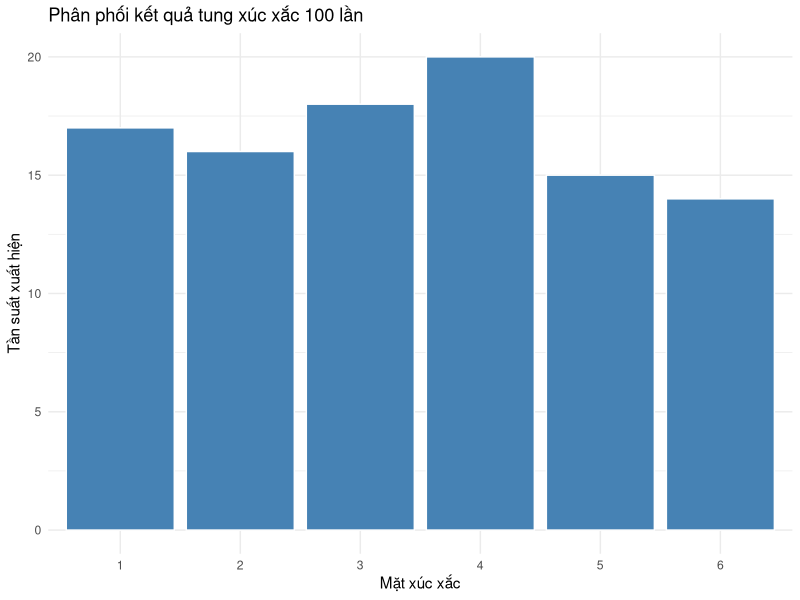
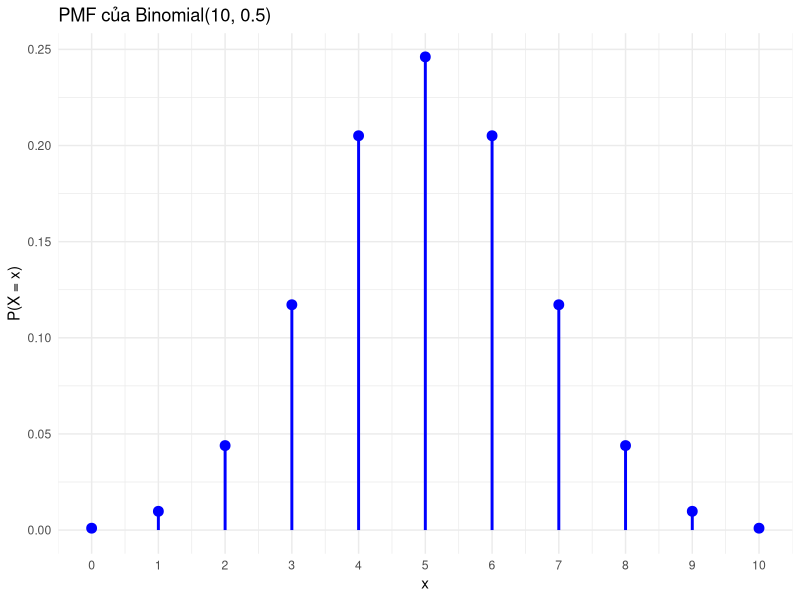
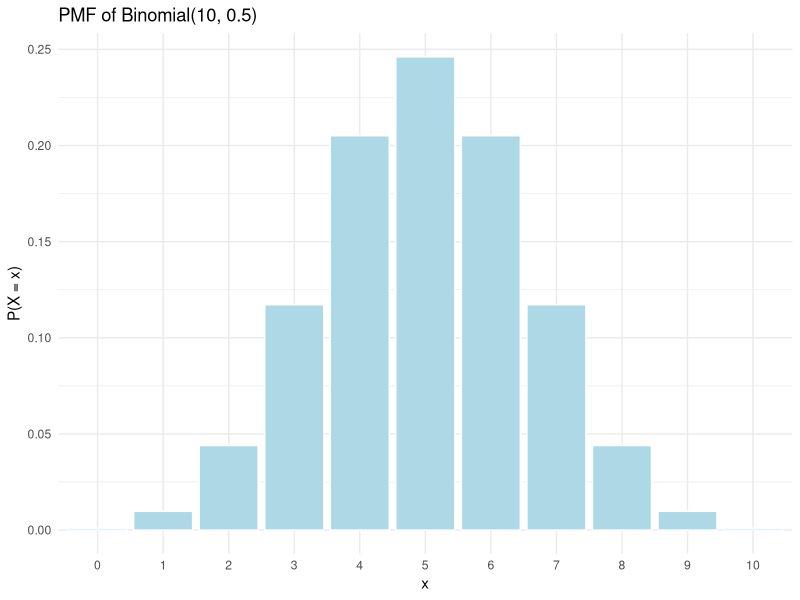
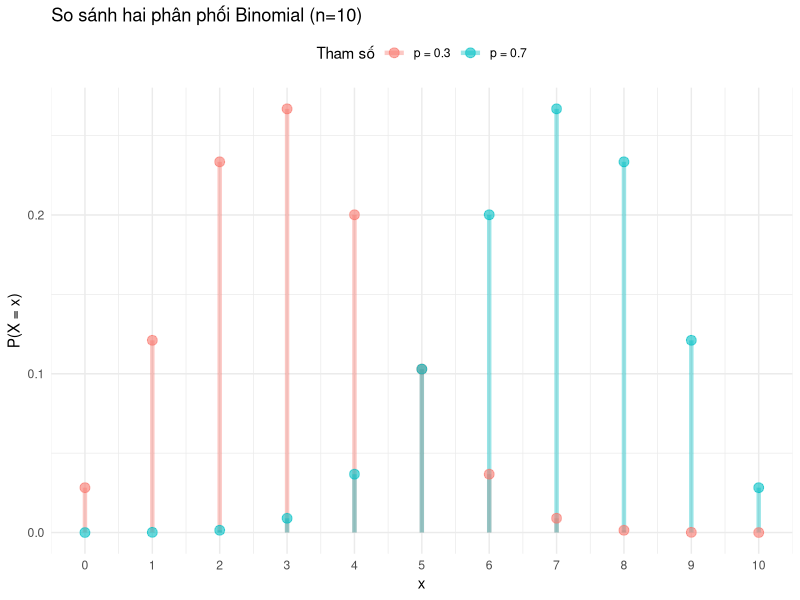
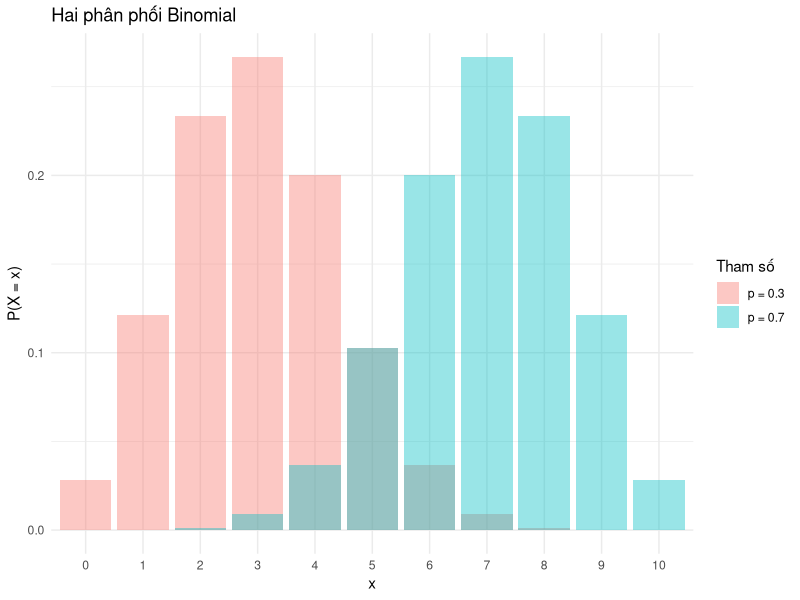
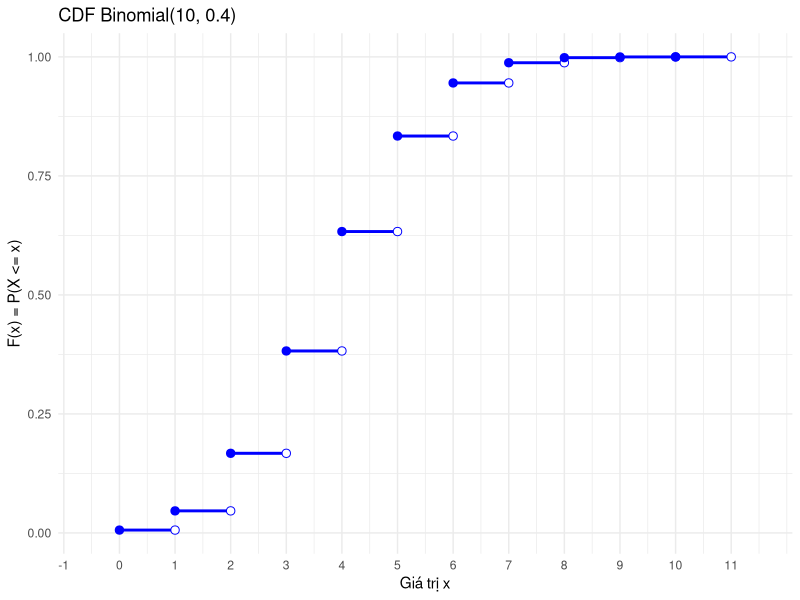
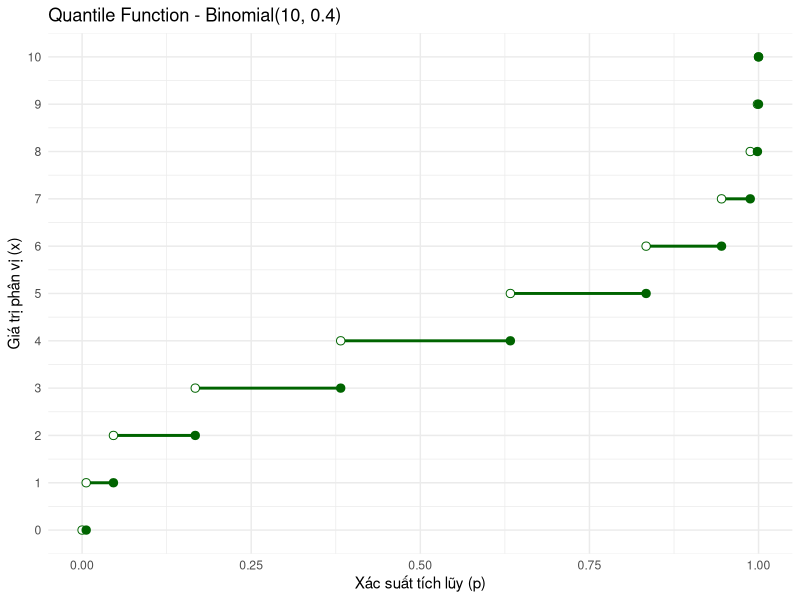
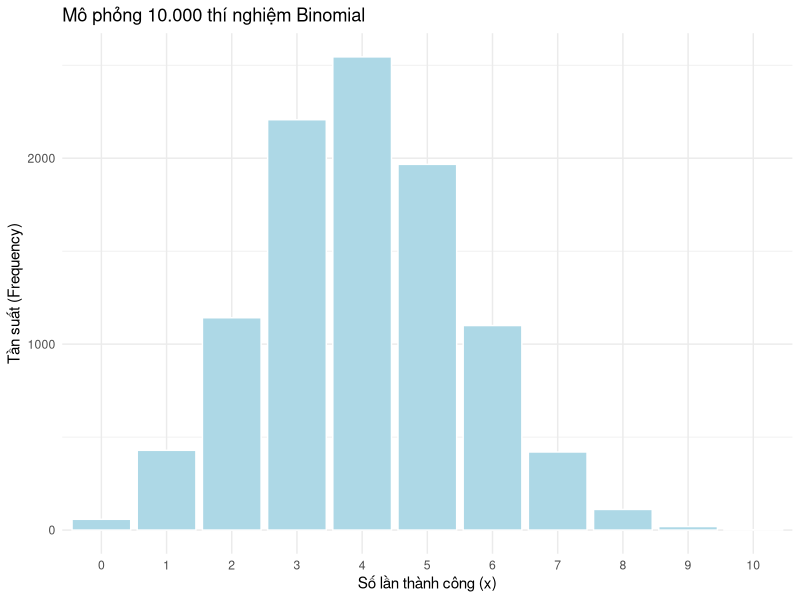

These charts were generated, in order, by the following R code:
# 14/5 - 24KDL
# Chương 3: TÍNH TOÁN VÀ TRỰC QUAN CÁC PHÂN PHỐI XÁC SUẤT TRONG R

# ─────────────────────────────────────────────
# I. Phân phối rời rạc (Discrete Distribution)
# ─────────────────────────────────────────────

library(tidyr)
library(dplyr)
library(ggplot2)
library(patchwork)

### 1. Phân phối đều rời rạc ------------------------
# sample(x, size, replace = FALSE, prob = NULL)
# x: vector phần tử để chọn hoặc số nguyên dương
# size: số lượng mục để lựa chọn
# replace: có hoàn lại (TRUE) hay không (FALSE, mặc định)
# prob: vector trọng số xác suất

set.seed(2025)
mat_xuc_xac <- c(1, 2, 3, 4, 5, 6)
sample(mat_xuc_xac, 1)   # tung xúc xắc 1 lần

# Tung xúc xắc 100 lần và trực quan hóa
thi_nghiem <- sample(mat_xuc_xac, size = 100, replace = TRUE)

df_thi_nghiem <- tibble(mat_so = thi_nghiem)

thong_ke <- df_thi_nghiem %>%
  count(mat_so)
thong_ke

ggplot(df_thi_nghiem, aes(x = factor(mat_so))) +
  geom_bar(fill = "steelblue", color = "white") +
  labs(
    title = "Phân phối kết quả tung xúc xắc 100 lần",
    x = "Mặt xúc xắc",
    y = "Tần suất xuất hiện"
  ) +
  theme_minimal()

### 2. Phân phối nhị thức ----------------------------
## 2.1. Giới thiệu *binom() trong R
# X ~ Binom(size = 10, prob = 0.3)
# dbinom(x, size, prob) - PMF: P(X = x)
# pbinom(q, size, prob) - CDF: P(X <= q)
# qbinom(p, size, prob) - Quantile: giá trị k nhỏ nhất sao cho P(X<=k) >= p
# rbinom(n, size, prob) - Sinh mẫu ngẫu nhiên

dbinom(5, size = 10, prob = 0.3)   # P(X = 5)
pbinom(5, size = 10, prob = 0.3)   # P(X <= 5)
rbinom(100, size = 10, prob = 0.3) # 100 lần thí nghiệm, mỗi lần tung 10 lần

## 2.2. Tính toán xác suất cho phân phối Nhị thức
# X ~ Binom(10, 0.5)
dbinom(3, size = 10, prob = 0.5)   # P(X = 3)
pbinom(3, size = 10, prob = 0.5)   # P(X <= 3)

# Bảng quy tắc khi F rời rạc:
# P(X = t)          -> dF(t,...)
# P(X <= t)         -> pF(t,...)
# P(X < t)          -> pF(t-1,...)
# P(X >= t)         -> 1 - pF(t-1,...)
# P(X > t)          -> 1 - pF(t,...)
# P(a <= X <= b)    -> pF(b,...) - pF(a-1,...)
# P(a < X <= b)     -> pF(b,...) - pF(a,...)
# P(a <= X < b)     -> pF(b-1,...) - pF(a-1,...)
# P(a < X < b)      -> pF(b-1,...) - pF(a,...)
# F^-1(c)           -> qF(c,...)

## 2.3. Trực quan hàm pmf của phân phối Nhị thức
# Dùng geom_segment() và geom_point()
df_binom <- tibble(
  x = 0:10,
  y = dbinom(0:10, size = 10, prob = 0.5)
)
ggplot(df_binom, aes(x = x, y = y)) +
  geom_segment(aes(xend = x, yend = 0), color = "blue", linewidth = 1) +
  geom_point(color = "blue", size = 3) +
  labs(title = "PMF của Binomial(10, 0.5)", x = "x", y = "P(X = x)") +
  scale_x_continuous(breaks = 0:10) +
  theme_minimal()

# Dùng geom_col()
ggplot(df_binom, aes(x = factor(x), y = y)) +
  geom_col(fill = "lightblue", color = "white") +
  labs(title = "PMF of Binomial(10, 0.5)", x = "x", y = "P(X = x)") +
  theme_minimal()

# So sánh nhiều pmf trong cùng một plot (long format)
df_compare <- tibble(
  x = rep(0:10, 2),
  prob = c(dbinom(0:10, 10, 0.3), dbinom(0:10, 10, 0.7)),
  p_val = rep(c("p = 0.3", "p = 0.7"), each = 11)
)
ggplot(df_compare, aes(x = x, y = prob, color = p_val)) +
  geom_segment(aes(xend = x, yend = 0), linewidth = 1.5, alpha = 0.4) +
  geom_point(size = 3, alpha = 0.6) +
  scale_x_continuous(breaks = 0:10) +
  labs(title = "So sánh hai phân phối Binomial (n=10)",
       x = "x", y = "P(X = x)", color = "Tham số") +
  theme_minimal() +
  theme(legend.position = "top")

ggplot(df_compare, aes(x = factor(x), y = prob, fill = p_val)) +
  geom_col(position = "identity", alpha = 0.4) +
  labs(title = "Hai phân phối Binomial", x = "x", y = "P(X = x)", fill = "Tham số") +
  theme_minimal()

### 3. Phân phối Bernoulli ---------------------------
# Không có hàm riêng, dùng phân phối nhị thức với size = 1
# dbinom(x, size = 1, prob); pbinom(); qbinom(); rbinom()


### 4. Phân phối Hình học (Geometric) ----------------
# P(X=k) = (1-p)^(k-1) * p, k = 1,2,3,...
# E(X) = 1/p ; Var(X) = (1-p)/p^2
# Trong R: X là số lần THẤT BẠI trước thành công đầu tiên (X = 0,1,2,...)
# dgeom(x, prob); pgeom(q, prob); qgeom(p, prob); rgeom(n, prob)

### 5. Phân phối Poisson -----------------------------
# P(X=k) = e^(-lambda) * lambda^k / k! , k=0,1,2,...
# E(X) = Var(X) = lambda
# dpois(x, lambda); ppois(q, lambda); qpois(p, lambda); rpois(n, lambda)

### 6. Trực quan hàm cdf và quantile -----------------
## 6.1. Trực quan hàm cdf
# CHÚ Ý: trực quan cdf bằng geom_segment/geom_point như pmf là SAI về mặt lý thuyết
# vì CDF phải là hàm bậc thang (step function), không phải các điểm rời rạc đơn lẻ.

# Cách đúng: X ~ Binom(10, 0.4)
tibble(
  x = 0:10,
  cdf = pbinom(0:10, size = 10, prob = 0.4)
) %>%
  ggplot() +
  geom_segment(aes(x = x, xend = x + 1, y = cdf, yend = cdf),
               color = "blue", linewidth = 1) +
  geom_point(aes(x = x + 1, y = cdf), shape = 21, fill = "white",
             color = "blue", size = 2.5) +
  geom_point(aes(x = x, y = cdf), color = "blue", size = 2.5) +
  scale_x_continuous(breaks = -1:11, limits = c(-0.5, 11.5)) +
  labs(title = "CDF Binomial(10, 0.4)", x = "Giá trị x", y = "F(x) = P(X <= x)") +
  theme_minimal()

## 6.2. Trực quan hàm quantile
# Q(p) là hàm ngược của CDF, liên tục trái (khác CDF liên tục phải)
gia_tri <- 0:10
p_points <- c(0, pbinom(gia_tri, size = 10, prob = 0.4))
p_trai <- p_points[1:length(p_points) - 1]
p_phai <- p_points[2:length(p_points)]

tibble(gia_tri, p_trai, p_phai) %>%
  ggplot() +
  geom_segment(aes(y = gia_tri, x = p_trai, yend = gia_tri, xend = p_phai),
               linewidth = 1, color = "darkgreen") +
  geom_point(aes(x = p_trai, y = gia_tri),
             shape = 21, fill = "white", color = "darkgreen", size = 2.5) +
  geom_point(aes(x = p_phai, y = gia_tri),
             color = "darkgreen", fill = "darkgreen", size = 2.5) +
  scale_y_continuous(breaks = 0:10) +
  labs(title = "Quantile Function - Binomial(10, 0.4)",
       x = "Xác suất tích lũy (p)", y = "Giá trị phân vị (x)") +
  theme_minimal()

### 7. Trực quan bốn hàm probs trong R ---------------
## 7.1. Thực tế hóa lý thuyết
# sample(): mô phỏng đơn lẻ (discrete uniform, chọn 1/nhiều phần tử từ tập hợp)
# rbinom(): mô phỏng một quá trình - "tung đồng xu size lần, đếm số ngửa"
sample(c("S", "N"), size = 10, replace = TRUE)   # kết quả từng lần tung
rbinom(n = 1, size = 10, prob = 0.5)             # tổng số lần ngửa trong 10 lần tung

## 7.2. Lưu ý tham số
# size: số phép thử Bernoulli trong MỘT thí nghiệm
# n: số lần LẶP LẠI cả thí nghiệm đó

# Minh họa Luật số lớn
samples <- rbinom(10000, size = 10, prob = 0.4)
mean(samples)   # hội tụ về E(X) = size*prob = 4

ggplot(tibble(samples = samples), aes(x = factor(samples))) +
  geom_bar(fill = "lightblue", color = "white") +
  labs(title = "Mô phỏng 10.000 thí nghiệm Binomial",
       x = "Số lần thành công (x)", y = "Tần suất (Frequency)") +
  theme_minimal()

## 7.3. Trực quan 4 hàm phân phối trong cùng một plot
n <- 10; p <- 0.4; x_v <- 0:n; pb <- pbinom(x_v, n, p)
df <- tibble(x = x_v, pmf = dbinom(x_v, n, p), cdf = pb)
df_q <- tibble(y = x_v, p_start = c(0, pb[-(n+1)]), p_end = pb)

p1 <- ggplot(df, aes(x, pmf)) +
  geom_col(fill = "lightblue", color = "white") +
  labs(title = "Hàm khối xác suất (dbinom)", y = "P(X=x)") +
  scale_x_continuous(breaks = x_v)

p2 <- ggplot(tibble(s = rbinom(1000, n, p)), aes(s)) +
  geom_bar(fill = "coral", color = "white") +
  labs(title = "Mô phỏng 1.000 lần (rbinom)", y = "Tần suất", x = "x") +
  scale_x_continuous(breaks = seq(0, 10, 1))

p3 <- ggplot(df, aes(x, cdf)) +
  geom_segment(aes(xend = x + 1, yend = cdf), color = "blue") +
  geom_point(aes(x = x + 1), shape = 21, fill = "white", color = "blue") +
  geom_point(color = "blue") +
  labs(title = "Hàm xác suất tích lũy (pbinom)", y = "F(x) = p") +
  scale_x_continuous(breaks = seq(0, 10, 1))

p4 <- ggplot(df_q, aes(y = y)) +
  geom_segment(aes(x = p_start, xend = p_end, yend = y), color = "darkgreen") +
  geom_point(aes(x = p_start), shape = 21, fill = "white", color = "darkgreen") +
  geom_point(aes(x = p_end), color = "darkgreen") +
  labs(title = "Hàm quantile (qbinom)", x = "F(x) = p", y = "x") +
  scale_y_continuous(breaks = seq(0, 10, 1))

(p1 | p2) / (p3 | p4) &
  theme_minimal() &
  theme(panel.grid = element_blank())


# ─────────────────────────────────────────────
# II. Phân phối liên tục (Continuous Distribution)
# ─────────────────────────────────────────────

### 8. Các phân phối liên tục cơ bản -----------------
## 8.1. Phân phối Đều (Uniform)
# f(x) = 1/(b-a), a<=x<=b ; E(X)=(a+b)/2 ; Var(X)=(b-a)^2/12
# dunif(x, min, max); punif(); qunif(); runif()

## 8.2. Phân phối Mũ (Exponential)
# f(x) = lambda*e^(-lambda*x), x>=0 ; E(X)=1/lambda ; Var(X)=1/lambda^2
# dexp(x, rate); pexp(); qexp(); rexp()

## 8.3. Phân phối Chuẩn (Normal)
# f(x) = 1/sqrt(2*pi*sigma^2) * exp(-(x-mu)^2/(2*sigma^2))
# dnorm(x, mean, sd); pnorm(); qnorm(); rnorm()


### 9. Tính toán cơ bản với phân phối liên tục -------
# Bảng quy tắc khi F liên tục:
# f_X(t)                     -> dF(t,...)
# P(X<=t) = P(X<t)           -> pF(t,...)
# P(a<=X<=b) (mọi biên)      -> pF(b,...) - pF(a,...)
# P(X>=a) = P(X>a)           -> 1 - pF(a,...)
# F^-1(c)                    -> qF(c,...)

### 10. Trực quan phân phối liên tục -----------------
## 10.1. Làm quen với geom_function()
# geom_function(mapping, data, fun, xlim, n = 101, args = list(), ...)

ggplot() +
  xlim(-3, 3) +
  geom_function(fun = function(x) x^2, color = "blue", linewidth = 1) +
  labs(title = "Hàm f(x) = x^2", y = "f(x)")

ggplot() +
  xlim(-pi, pi) +
  geom_function(fun = sin, color = "blue", linewidth = 1) +
  labs(title = "Hàm f(x) = sin(x)", y = "f(x)") +
  theme_minimal()

# Nhiều hàm trong cùng một đồ thị
ggplot() +
  geom_function(fun = function(x) x^2, aes(color = "x^2"), linewidth = 1) +
  geom_function(fun = function(x) x^3, aes(color = "x^3"), linewidth = 1) +
  xlim(-3, 3) +
  labs(title = "So sánh f(x) = x^2 và g(x) = x^3", x = "x", y = "Giá trị hàm", color = "Hàm số") +
  scale_color_manual(values = c("x^2" = "blue", "x^3" = "red")) +
  theme_minimal()

## 10.2. Trực quan phân phối liên tục
# X ~ N(mu=15, sigma^2=3^2)
ggplot() +
  geom_function(fun = dnorm, args = list(mean = 15, sd = 3),
                xlim = c(4, 26), color = "blue", linewidth = 1) +
  labs(title = "PDF của Normal(15, 3^2)", x = "X", y = "f(x)") +
  theme_minimal()

ggplot() +
  geom_function(fun = pnorm, args = list(mean = 15, sd = 3),
                xlim = c(4, 26), color = "red", linewidth = 1) +
  labs(title = "CDF của Normal(15, 3^2)", x = "X", y = "f(x)") +
  theme_minimal()

ggplot() +
  geom_function(fun = qnorm, args = list(mean = 15, sd = 3),
                xlim = c(0, 1), color = "darkgreen", linewidth = 1) +
  labs(title = "Hàm phân vị của Normal(15, 3^2)",
       x = "Xác suất tích lũy (p)", y = "Giá trị phân vị (x)") +
  theme_minimal()

# 4 hàm phân phối chuẩn tắc trong cùng một plot
p1 <- ggplot() +
  geom_function(fun = dnorm, args = list(mean = 0, sd = 1),
                xlim = c(-4, 4), color = "blue", linewidth = 1) +
  labs(title = "Hàm mật độ xác suất (dnorm)", x = "Giá trị (x)", y = "f(x)") +
  theme_minimal()

df_sim <- tibble(val = rnorm(1000, mean = 0, sd = 1))
p2 <- ggplot(df_sim, aes(x = val)) +
  geom_histogram(aes(y = after_stat(density)), fill = "coral", color = "white") +
  geom_density(color = "blue", linewidth = 1) +
  labs(title = "Mô phỏng 1.000 mẫu (rnorm)", x = "Giá trị mô phỏng", y = "Mật độ") +
  theme_minimal()

p3 <- ggplot() +
  geom_function(fun = pnorm, args = list(mean = 0, sd = 1),
                xlim = c(-4, 4), color = "red", linewidth = 1) +
  labs(title = "Hàm tích lũy (pnorm)", x = "Giá trị (x)", y = "F(x)") +
  theme_minimal()

p4 <- ggplot() +
  geom_function(fun = qnorm, args = list(mean = 0, sd = 1),
                xlim = c(0, 1), color = "darkgreen", linewidth = 1) +
  labs(title = "Hàm phân vị (qnorm)", x = "Xác suất tích lũy (p)", y = "Giá trị (x)") +
  theme_minimal()

(p1 | p2) / (p3 | p4)


# ─────────────────────────────────────────────
# BÀI TẬP
# ─────────────────────────────────────────────

#========================================#
#Bài tập 1.1: Mô phỏng 1000 lần tung xúc xắc và kiểm tra xác suất lý thuyết
set.seed(2025)
mo_phong_1000 <- sample(x = 1:6, size = 1000, replace = T)

thong_ke_1000 <- tibble(mat_so = mo_phong_1000) %>% 
  count(mat_so) %>% 
  rename(tan_so = n) %>% 
  mutate(tan_suat = tan_so / sum(tan_so),
         chenh_lech = tan_suat - 1/6)

thong_ke_1000 %>% 
  ggplot(aes(x = factor(mat_so), y = tan_suat)) +
  geom_col(fill = "steelblue") + 
  geom_hline(yintercept = 1/6, linetype = "dashed", color = "red") +
  theme_minimal()

# Barplot cho 10.000, 100.000, 1.000.000 lần tung
ve_barplot <- function(size) {
  mo_phong <- sample(x = 1:6, size = size, replace = T)
  
  tibble(mat_so = mo_phong) %>%
    ggplot(aes(x = factor(mat_so))) +
    geom_bar(fill = "steelblue") + 
    geom_hline(yintercept = size/6, linetype = "dashed", color = "red") +
    theme_minimal()
}

ve_barplot(1000)
ve_barplot(10000)
ve_barplot(100000)
ve_barplot(1000000)

#Bài tập 1.2: Mô phỏng xúc xắc hai lần liên tiếp
set.seed(2025)
lan1 <- sample(mat_xuc_xac, size = 100, replace = TRUE)
lan2 <- sample(mat_xuc_xac, size = 100, replace = TRUE)

# Thống kê tần suất từng lần
tibble(mat_so = lan1) %>% count(mat_so)
tibble(mat_so = lan2) %>% count(mat_so)

ggplot(tibble(mat_so = lan1), aes(x = factor(mat_so))) +
  geom_bar(fill = "steelblue", color = "white") +
  labs(title = "Lần 1", x = "Mặt xúc xắc", y = "Tần suất") +
  theme_minimal()

ggplot(tibble(mat_so = lan2), aes(x = factor(mat_so))) +
  geom_bar(fill = "coral", color = "white") +
  labs(title = "Lần 2", x = "Mặt xúc xắc", y = "Tần suất") +
  theme_minimal()
# --> Nhận xét: phân phối tương đối đều nhau giữa các mặt xúc xắc.

# Biến tong: tổng số mặt xúc xắc của lần 1 và lần 2
tong <- lan1 + lan2
tibble(tong = tong) %>%
  count(tong) %>%
  mutate(xac_suat = n / sum(n))

ggplot(tibble(tong = tong), aes(x = factor(tong))) +
  geom_bar(fill = "darkgreen", color = "white") +
  labs(title = "Tổng hai lần tung xúc xắc", x = "Tổng", y = "Tần suất") +
  theme_minimal()

# Trực quan hóa biến tong với số lần mô phỏng khác nhau
ve_tong <- function(n) {
  l1 <- sample(mat_xuc_xac, size = n, replace = TRUE)
  l2 <- sample(mat_xuc_xac, size = n, replace = TRUE)
  ggplot(tibble(tong = l1 + l2), aes(x = factor(tong))) +
    geom_bar(fill = "darkgreen", color = "white") +
    labs(title = paste("Tổng 2 lần tung,", n, "lần mô phỏng"),
         x = "Tổng", y = "Tần suất") +
    theme_minimal()
}
ve_tong(1000)
ve_tong(10000)
ve_tong(100000)
# --> Nhận xét: khi số lần mô phỏng tăng, phân phối của "tong" càng rõ dạng
#     hình tam giác (giống phân phối tam giác), tập trung quanh giá trị 7.

#========================================#
#Bài tập 2.1: n = 8, p = 0.7
n <- 8; p <- 0.7
pbinom(3, size = n, prob = p)              # P(X <= 3)
1 - pbinom(2, size = n, prob = p)          # P(X >= 3)
pbinom(2, size = n, prob = p)              # P(X < 3)
dbinom(3, size = n, prob = p)              # P(X = 3)
pbinom(5, size = n, prob = p) - pbinom(2, size = n, prob = p)  # P(3<=X<=5)

#Bài tập 2.2: n = 9, p = 0.3
n <- 9; p <- 0.3
dbinom(2, size = n, prob = p)              # P(x = 2)
pbinom(1, size = n, prob = p)              # P(x < 2)
1 - pbinom(2, size = n, prob = p)          # P(x > 2)
pbinom(4, size = n, prob = p) - pbinom(1, size = n, prob = p)  # P(2<=x<=4)

#========================================#
#Bài tập 2.3: n=8,p=0.7 và n=9,p=0.3
tibble(x = 0:8, y = dbinom(0:8, size = 8, prob = 0.7)) %>%
  ggplot(aes(x = x, y = y)) +
  geom_segment(aes(xend = x, yend = 0), color = "blue", linewidth = 1) +
  geom_point(color = "blue", size = 3) +
  labs(title = "PMF của Binomial(8, 0.7)", x = "x", y = "P(X = x)") +
  scale_x_continuous(breaks = 0:8) +
  theme_minimal()

tibble(x = 0:9, y = dbinom(0:9, size = 9, prob = 0.3)) %>%
  ggplot(aes(x = x, y = y)) +
  geom_segment(aes(xend = x, yend = 0), color = "darkred", linewidth = 1) +
  geom_point(color = "darkred", size = 3) +
  labs(title = "PMF của Binomial(9, 0.3)", x = "x", y = "P(X = x)") +
  scale_x_continuous(breaks = 0:9) +
  theme_minimal()

#Bài tập 2.4:
# (1) Cùng size = 20, các p khác nhau
tibble(
  x = rep(0:20, 3),
  y = c(dbinom(0:20, 20, 0.4),
        dbinom(0:20, 20, 0.1),
        dbinom(0:20, 20, 0.7)),
  probs = rep(c("p=0.4", "p=0.1", "p=0.7"), each = 21)
) %>%
  ggplot(aes(x = x, y = y, color = probs)) +
  geom_segment(aes(xend = x, yend = 0), linewidth = 1, alpha = 0.5) +
  geom_point(size = 2) +
  labs(title = "Binomial(size=20, p khác nhau)", x = "x", y = "P(X=x)", color = "Tham số") +
  theme_minimal()

# (2) Cùng p = 0.4, các size khác nhau
tibble(
  x = c(0:20, 0:15, 0:10),
  y = c(dbinom(x = 0:20, size = 20, prob = 0.4),
        dbinom(x = 0:15, size = 15, prob = 0.4),
        dbinom(x = 0:10, size = 10, prob = 0.4)),
  sizes = c(rep("n = 20", times = 21),
            rep("n = 15", times = 16),
            rep("n = 10", times = 11))
) %>% 
  ggplot(aes(x = factor(x), y = y, fill = sizes)) +
  geom_col(position = "identity", alpha = 0.5) +
  labs(title = "Binomial(p=0.4, size khác nhau)", x = "x", y = "P(X=x)", color = "Tham số") +
  theme_minimal()

#========================================#
#Bài tập 4.1:
# (1) p = 0.4
dgeom(1, prob = 0.4); dgeom(2, prob = 0.4); dgeom(3, prob = 0.4)
pgeom(2, prob = 0.4)               # P(X<=2)
1 - pgeom(4, prob = 0.4)           # P(X>=5)
pgeom(5, prob = 0.4)               # P(X<6)
pgeom(4, prob = 0.4) - pgeom(0, prob = 0.4)  # P(1<=X<=4)

# (2) p = 0.3
dgeom(1, prob = 0.3); dgeom(2, prob = 0.3)
1 - pgeom(1, prob = 0.3)           # P(X>1)
pgeom(3, prob = 0.3)               # P(X<=3)
1 - pgeom(3, prob = 0.3)           # P(X>3)
pgeom(5, prob = 0.3) - pgeom(2, prob = 0.3)  # P(3<=X<=5)

# (3) p = 0.5
dgeom(1, prob = 0.5); dgeom(2, prob = 0.5)
1 - pgeom(1, prob = 0.5)           # P(X>1)
dgeom(5, prob = 0.5)               # P(X=5)

# (4) p = 0.8
dgeom(1, prob = 0.8)
pgeom(2, prob = 0.8)               # P(X<=2)
1 - pgeom(2, prob = 0.8)           # P(X>2)
pgeom(4, prob = 0.8) - pgeom(1, prob = 0.8)  # P(2<=X<=4)

#Bài tập 4.2: Trực quan trên cùng biểu đồ prob = {0.3, 0.5, 0.8}
tibble(
  x = rep(0:10, 3),
  prob_val = c(dgeom(0:10, 0.3), dgeom(0:10, 0.5), dgeom(0:10, 0.8)),
  p_label = rep(c("p=0.3", "p=0.5", "p=0.8"), each = 11)
) %>%
  ggplot(aes(x = x, y = prob_val, color = p_label)) +
  geom_segment(aes(xend = x, yend = 0), linewidth = 1, alpha = 0.5) +
  geom_point(size = 2) +
  labs(title = "Phân phối hình học với các p khác nhau",
       x = "x", y = "P(X=x)", color = "Tham số") +
  theme_minimal()

#========================================#
#Bài tập 5.1: Trực quan 4 phân phối Poisson trên cùng biểu đồ
df_pois <- tibble(
  x = rep(0:15, 4),
  prob = c(dpois(0:15, 2.5), dpois(0:15, 3), dpois(0:15, 2), dpois(0:15, 0.8)),
  lambda_val = rep(c("lambda=2.5", "lambda=3", "lambda=2", "lambda=0.8"), each = 16)
)
ggplot(df_pois, aes(x = x, y = prob, color = lambda_val)) +
  geom_segment(aes(xend = x, yend = 0), linewidth = 1, alpha = 0.5) +
  geom_point(size = 2) +
  labs(title = "Các phân phối Poisson", x = "x", y = "P(X=x)", color = "Tham số") +
  theme_minimal()

# (1) lambda = 2.5
dpois(0, 2.5); dpois(1, 2.5); dpois(2, 2.5)
ppois(2, 2.5)                      # P(x<=2)
1 - ppois(4, 2.5)                  # P(x>=5)
ppois(5, 2.5)                      # P(x<6)
ppois(4, 2.5) - ppois(0, 2.5)      # P(1<=x<=4)

# (2) lambda = 3
dpois(0, 3); dpois(1, 3)
1 - ppois(1, 3)                    # P(x>1)
ppois(3, 3)                        # P(x<=3)
1 - ppois(3, 3)                    # P(x>3)
ppois(5, 3) - ppois(2, 3)          # P(3<=x<=5)

# (3) lambda = 2
dpois(0, 2); dpois(1, 2)
1 - ppois(1, 2)                    # P(x>1)
dpois(5, 2)                        # P(x=5)

# (4) lambda = 0.8
dpois(0, 0.8)
ppois(2, 0.8)                      # P(x<=2)
1 - ppois(2, 0.8)                  # P(x>2)
ppois(4, 0.8) - ppois(1, 0.8)      # P(2<=x<=4)

#========================================#
#Bài tập 6.1: CDF của Geometric(p=0.3) và Poisson(lambda=2), kết hợp PMF

# Geometric(p = 0.3)
x_geom <- 0:15
df_geom <- tibble(x = x_geom, pmf = dgeom(x_geom, 0.3), cdf = pgeom(x_geom, 0.3))

p1_geom <- ggplot(df_geom, aes(x, pmf)) +
  geom_col(fill = "lightblue", color = "white") +
  labs(title = "PMF Geometric(0.3)", y = "P(X=x)") +
  theme_minimal()

p2_geom <- ggplot(df_geom, aes(x, cdf)) +
  geom_segment(aes(xend = x + 1, yend = cdf), color = "blue") +
  geom_point(aes(x = x + 1), shape = 21, fill = "white", color = "blue") +
  geom_point(color = "blue") +
  labs(title = "CDF Geometric(0.3)", y = "F(x)") +
  theme_minimal()

(p1_geom | p2_geom)

# Poisson(lambda = 2)
x_pois <- 0:10
df_pois2 <- tibble(x = x_pois, pmf = dpois(x_pois, 2), cdf = ppois(x_pois, 2))

p1_pois <- ggplot(df_pois2, aes(x, pmf)) +
  geom_col(fill = "coral", color = "white") +
  labs(title = "PMF Poisson(2)", y = "P(X=x)") +
  theme_minimal()

p2_pois <- ggplot(df_pois2, aes(x, cdf)) +
  geom_segment(aes(xend = x + 1, yend = cdf), color = "red") +
  geom_point(aes(x = x + 1), shape = 21, fill = "white", color = "red") +
  geom_point(color = "red") +
  labs(title = "CDF Poisson(2)", y = "F(x)") +
  theme_minimal()

(p1_pois | p2_pois)

#========================================#
#Bài tập 6.2: Quantile của Geometric(p=0.3) và Poisson(lambda=2), kết hợp PMF

ve_quantile <- function(pmf_fun, cdf_fun, gia_tri, mau, tieu_de) {
  p_pts <- c(0, cdf_fun(gia_tri))
  p_trai <- p_pts[1:length(p_pts) - 1]
  p_phai <- p_pts[2:length(p_pts)]
  ggplot(tibble(gia_tri, p_trai, p_phai)) +
    geom_segment(aes(y = gia_tri, x = p_trai, yend = gia_tri, xend = p_phai),
                 linewidth = 1, color = mau) +
    geom_point(aes(x = p_trai, y = gia_tri), shape = 21, fill = "white", color = mau) +
    geom_point(aes(x = p_phai, y = gia_tri), color = mau) +
    labs(title = tieu_de, x = "Xác suất tích lũy (p)", y = "Giá trị phân vị (x)") +
    theme_minimal()
}

ve_quantile(function(x) dgeom(x, 0.3), function(x) pgeom(x, 0.3),
            0:15, "blue", "Quantile - Geometric(0.3)")
ve_quantile(function(x) dpois(x, 2), function(x) ppois(x, 2),
            0:10, "red", "Quantile - Poisson(2)")

#========================================#
#Bài tập 9.1: X ~ Uniform(0,10)
punif(5, min = 0, max = 10)                              # P(x<5)
punif(7, min = 0, max = 10) - punif(3, min = 0, max = 10) # P(3<x<7)
1 - punif(8, min = 0, max = 10)                           # P(x>8)
punif(8.3, min = 0, max = 10) - punif(2.5, min = 0, max = 10) # P(2.5<x<8.3)

#Bài tập 9.2: X ~ Uniform(-1,1)
punif(0, min = -1, max = 1)                                # P(x<0)
1 - punif(0.7, min = -1, max = 1)                          # P(x>0.7)
punif(0.5, min = -1, max = 1) - punif(-0.5, min = -1, max = 1)  # P(-0.5<x<0.5)
punif(0.2, min = -1, max = 1) - punif(-0.7, min = -1, max = 1)  # P(-0.7<x<0.2)

#Bài tập 9.3: X ~ Exp(lambda=1)
1 - pexp(1, rate = 1)                    # P(x>1)
pexp(5, rate = 1) - pexp(1, rate = 1)    # P(1<x<5)
pexp(1.5, rate = 1)                      # P(x<1.5)
pexp(4, rate = 1) - pexp(2, rate = 1)    # P(2<x<4)

#Bài tập 9.4: X ~ Exp(lambda=0.2)
1 - pexp(6, rate = 0.2)                    # P(x>6)
pexp(6, rate = 0.2) - pexp(4, rate = 0.2)  # P(4<x<6)
pexp(5, rate = 0.2)                        # P(x<5)
pexp(8, rate = 0.2) - pexp(3, rate = 0.2)  # P(3<x<8)

#Bài tập 9.5: Z ~ N(0,1)
pnorm(c(2, 1.88, 2.81, 2.33, 1.645))                   # z < ...
1 - pnorm(c(1.16, 5, 2.81, 1.96))                       # z > ...
pnorm(2.33) - pnorm(-2.33)                              # -2.33<z<2.33
pnorm(3) - pnorm(-3)                                    # -3<z<3
pnorm(2.58) - pnorm(-2.58)                              # -2.58<z<2.58

#Bài tập 9.6: Z ~ N(0,1)
pnorm(1.6)                    # (a) trái của 1.6
pnorm(1.83)                   # (b) trái của 1.83
1 - pnorm(-1.83)              # (c) phải của -1.83
pnorm(4.18)                   # (d) trái của 4.18
1 - pnorm(-1.96)              # (e) phải của -1.96
pnorm(1.4) - pnorm(-1.4)      # (f) giữa -1.4 và 1.4
pnorm(0.68) - pnorm(-1.43)    # (g) giữa -1.43 và 0.68
pnorm(-0.44) - pnorm(-1.55)   # (h) giữa -1.55 và -0.44
1 - pnorm(1.34)                # (i) lớn hơn 1.34
pnorm(-4.32)                   # (j) nhỏ hơn -4.32
pnorm(1.74) - pnorm(0.58)      # (k) giữa 0.58 và 1.74
pnorm(1.96) - pnorm(-1.96)     # (l) giữa -1.96 và 1.96

# Phân vị thứ 90, 95, 98, 99
qnorm(c(0.90, 0.95, 0.98, 0.99))

# Tìm c sao cho:
qnorm(1 - 0.025)                    # (a) P(z>c)=0.025
qnorm(0.9251)                       # (b) P(z<c)=0.9251
qnorm((1 + 0.8262)/2)               # (c) P(-c<z<c)=0.8262
qnorm(0.9505)                       # (d) diện tích trái = 0.9505
qnorm(0.05)                         # (e) diện tích trái = 0.05
qnorm((1 + 0.90)/2)                 # (f) P(-c<z<c)=0.90
qnorm((1 + 0.99)/2)                 # (g) P(-c<z<c)=0.99

#Bài tập 9.7:
# (1) mu=10, sd=2: P(x>13.5)
1 - pnorm(13.5, mean = 10, sd = 2)
# (2) mu=10, sd=2: P(x<8.2)
pnorm(8.2, mean = 10, sd = 2)
# (3) mu=10, sd=2: P(9.4<x<10.6)
pnorm(10.6, mean = 10, sd = 2) - pnorm(9.4, mean = 10, sd = 2)
# (4) mu=1.2, sd=0.15: P(1.00<x<1.10)
pnorm(1.10, mean = 1.2, sd = 0.15) - pnorm(1.00, mean = 1.2, sd = 0.15)
# (5) mu=1.2, sd=0.15: P(x>1.38)
1 - pnorm(1.38, mean = 1.2, sd = 0.15)
# (6) mu=1.2, sd=0.15: P(1.35<x<1.50)
pnorm(1.50, mean = 1.2, sd = 0.15) - pnorm(1.35, mean = 1.2, sd = 0.15)
# (7) mu=35, sd=10: x sao cho diện tích 0.01 bên phải
qnorm(1 - 0.01, mean = 35, sd = 10)
# (8) mu=50, sd=15: x=0 có bất thường không?
pnorm(0, mean = 50, sd = 15)   # xác suất cực nhỏ --> x = 0 là bất thường

#========================================#
#Bài tập 10.1: Vẽ các hàm toán học trong cùng plot

# Hàm đa thức
ggplot() +
  geom_function(fun = function(x) x^2, aes(color = "x^2"), linewidth = 1) +
  geom_function(fun = function(x) x^3 - 3*x, aes(color = "x^3 - 3x"), linewidth = 1) +
  xlim(-4, 4) +
  labs(title = "Hàm đa thức", x = "x", y = "y", color = "Hàm số") +
  theme_minimal()

# Hàm mũ và logarit
ggplot() +
  geom_function(fun = exp, aes(color = "e^x"), linewidth = 1) +
  geom_function(fun = log, aes(color = "log(x)"), linewidth = 1) +
  geom_function(fun = function(x) 10^x, aes(color = "10^x"), linewidth = 1) +
  geom_function(fun = sqrt, aes(color = "sqrt(x)"), linewidth = 1) +
  xlim(0.01, 3) +
  ylim(0, 10) +
  labs(title = "Hàm mũ và logarit", x = "x", y = "y", color = "Hàm số") +
  theme_minimal()

# Hàm lượng giác
ggplot() +
  geom_function(fun = sin, aes(color = "sin(x)"), linewidth = 1) +
  geom_function(fun = cos, aes(color = "cos(x)"), linewidth = 1) +
  geom_function(fun = tan, aes(color = "tan(x)"), linewidth = 1) +
  xlim(-pi, pi) +
  ylim(-5, 5) +
  labs(title = "Hàm lượng giác", x = "x", y = "y", color = "Hàm số") +
  theme_minimal()
